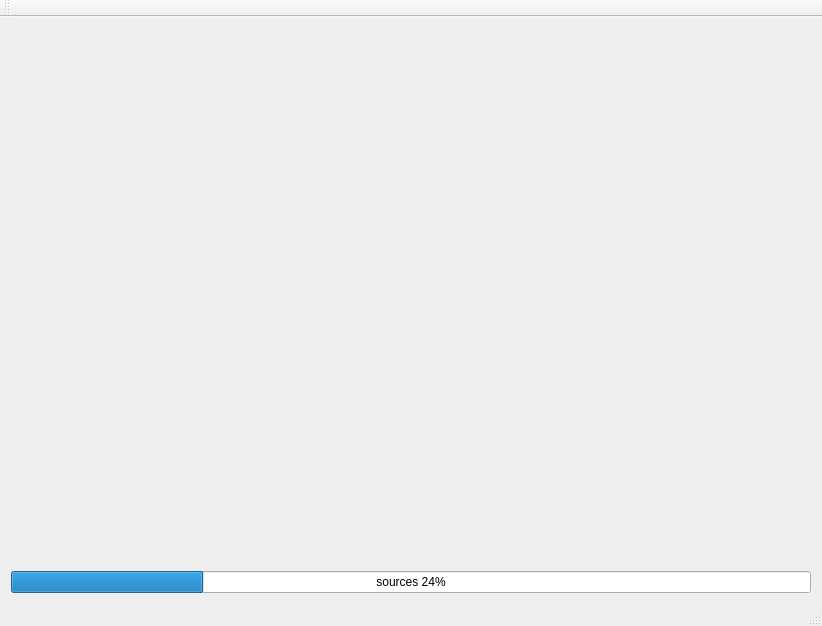
<?xml version="1.0" encoding="UTF-8"?>
<ui version="4.0">
 <class>MainWindow</class>
 <widget class="QMainWindow" name="MainWindow">
  <property name="geometry">
   <rect>
    <x>0</x>
    <y>0</y>
    <width>822</width>
    <height>626</height>
   </rect>
  </property>
  <property name="windowTitle">
   <string>QHdbExtractor (++)</string>
  </property>
  <widget class="QWidget" name="centralWidget">
   <layout class="QGridLayout" name="gridLayout">
    <item row="2" column="1">
     <widget class="QProgressBar" name="pbSrcs">
      <property name="value">
       <number>24</number>
      </property>
      <property name="format">
       <string>sources %p%</string>
      </property>
     </widget>
    </item>
    <item row="1" column="1">
     <widget class="QStackedWidget" name="stackedWidget">
      <property name="currentIndex">
       <number>1</number>
      </property>
      <widget class="QWidget" name="page">
       <layout class="QGridLayout" name="gridLayout_2">
        <item row="1" column="4">
         <widget class="QPushButton" name="pbConfigure">
          <property name="text">
           <string>Configure</string>
          </property>
         </widget>
        </item>
        <item row="1" column="3">
         <widget class="QProgressBar" name="progressBar">
          <property name="value">
           <number>24</number>
          </property>
          <property name="format">
           <string>source %p%</string>
          </property>
         </widget>
        </item>
        <item row="1" column="1">
         <widget class="QRadioButton" name="rbDots">
          <property name="text">
           <string>&amp;Dots</string>
          </property>
         </widget>
        </item>
        <item row="1" column="0">
         <widget class="QRadioButton" name="rbLines">
          <property name="text">
           <string>&amp;Lines</string>
          </property>
          <property name="checked">
           <bool>true</bool>
          </property>
         </widget>
        </item>
        <item row="1" column="2">
         <widget class="QRadioButton" name="rbSteps">
          <property name="enabled">
           <bool>true</bool>
          </property>
          <property name="toolTip">
           <string>&lt;html&gt;&lt;head/&gt;&lt;body&gt;&lt;p&gt;Steps style not supported yet&lt;/p&gt;&lt;/body&gt;&lt;/html&gt;</string>
          </property>
          <property name="text">
           <string>Steps</string>
          </property>
         </widget>
        </item>
        <item row="0" column="0" colspan="6">
         <widget class="QSplitter" name="splitter">
          <property name="orientation">
           <enum>Qt::Horizontal</enum>
          </property>
          <widget class="QHistoricalViewWidget" name="historicalViewWidget" native="true"/>
          <widget class="QGroupBox" name="gbErrors">
           <property name="title">
            <string>Errors</string>
           </property>
           <layout class="QVBoxLayout" name="verticalLayout_2">
            <item>
             <widget class="ErrorsTreeWidget" name="twErrors">
              <property name="rootIsDecorated">
               <bool>false</bool>
              </property>
              <column>
               <property name="text">
                <string>Source</string>
               </property>
              </column>
              <column>
               <property name="text">
                <string>date time</string>
               </property>
              </column>
              <column>
               <property name="text">
                <string>quality</string>
               </property>
              </column>
             </widget>
            </item>
            <item>
             <widget class="QLabel" name="label">
              <property name="text">
               <string>Message</string>
              </property>
              <property name="alignment">
               <set>Qt::AlignCenter</set>
              </property>
             </widget>
            </item>
            <item>
             <widget class="QTextEdit" name="teError">
              <property name="html">
               <string>&lt;!DOCTYPE HTML PUBLIC &quot;-//W3C//DTD HTML 4.0//EN&quot; &quot;http://www.w3.org/TR/REC-html40/strict.dtd&quot;&gt;
&lt;html&gt;&lt;head&gt;&lt;meta name=&quot;qrichtext&quot; content=&quot;1&quot; /&gt;&lt;style type=&quot;text/css&quot;&gt;
p, li { white-space: pre-wrap; }
&lt;/style&gt;&lt;/head&gt;&lt;body style=&quot; font-family:'Oxygen-Sans'; font-size:10pt; font-weight:400; font-style:normal;&quot;&gt;
&lt;p style=&quot; margin-top:0px; margin-bottom:0px; margin-left:0px; margin-right:0px; -qt-block-indent:0; text-indent:0px;&quot;&gt;Click the plot on an error marker to read the details.&lt;/p&gt;
&lt;p style=&quot; margin-top:0px; margin-bottom:0px; margin-left:0px; margin-right:0px; -qt-block-indent:0; text-indent:0px;&quot;&gt;Error markers are red vertical lines placed along the x axis  at the time that an error occurred.&lt;/p&gt;&lt;/body&gt;&lt;/html&gt;</string>
              </property>
             </widget>
            </item>
           </layout>
          </widget>
         </widget>
        </item>
        <item row="1" column="5">
         <widget class="QPushButton" name="pbShowErrors">
          <property name="text">
           <string>Show Errors</string>
          </property>
          <property name="checkable">
           <bool>true</bool>
          </property>
         </widget>
        </item>
       </layout>
      </widget>
      <widget class="QWidget" name="page_2">
       <layout class="QVBoxLayout" name="verticalLayout">
        <item>
         <widget class="QHdbConfigWidget" name="configWidget" native="true"/>
        </item>
       </layout>
      </widget>
     </widget>
    </item>
   </layout>
  </widget>
  <widget class="QMenuBar" name="menuBar">
   <property name="geometry">
    <rect>
     <x>0</x>
     <y>0</y>
     <width>822</width>
     <height>33</height>
    </rect>
   </property>
  </widget>
  <widget class="QStatusBar" name="statusBar"/>
  <widget class="QToolBar" name="mainToolBar">
   <attribute name="toolBarArea">
    <enum>TopToolBarArea</enum>
   </attribute>
   <attribute name="toolBarBreak">
    <bool>false</bool>
   </attribute>
  </widget>
 </widget>
 <layoutdefault spacing="6" margin="11"/>
 <customwidgets>
  <customwidget>
   <class>QHdbConfigWidget</class>
   <extends>QWidget</extends>
   <header>qhdbconfigwidget.h</header>
   <container>1</container>
  </customwidget>
  <customwidget>
   <class>QHistoricalViewWidget</class>
   <extends>QWidget</extends>
   <header>qhistoricalviewwidget.h</header>
   <container>1</container>
  </customwidget>
  <customwidget>
   <class>ErrorsTreeWidget</class>
   <extends>QTreeWidget</extends>
   <header>errorstreewidget.h</header>
  </customwidget>
 </customwidgets>
 <resources/>
 <connections/>
</ui>
